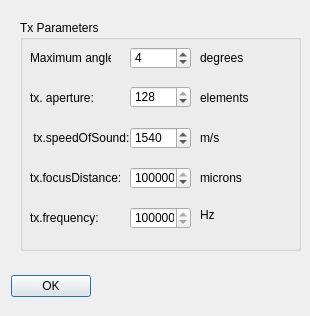
<?xml version="1.0" encoding="UTF-8"?>
<ui version="4.0">
 <class>cpwcParameters</class>
 <widget class="QDialog" name="cpwcParameters">
  <property name="geometry">
   <rect>
    <x>0</x>
    <y>0</y>
    <width>310</width>
    <height>316</height>
   </rect>
  </property>
  <property name="windowTitle">
   <string>CPWC Parameters</string>
  </property>
  <widget class="QDialogButtonBox" name="pb_tx_ok">
   <property name="geometry">
    <rect>
     <x>10</x>
     <y>270</y>
     <width>81</width>
     <height>32</height>
    </rect>
   </property>
   <property name="orientation">
    <enum>Qt::Horizontal</enum>
   </property>
   <property name="standardButtons">
    <set>QDialogButtonBox::Ok</set>
   </property>
  </widget>
  <widget class="QGroupBox" name="groupBox">
   <property name="geometry">
    <rect>
     <x>20</x>
     <y>20</y>
     <width>281</width>
     <height>231</height>
    </rect>
   </property>
   <property name="title">
    <string>Tx Parameters</string>
   </property>
   <widget class="QSpinBox" name="sb_cpwc_angle">
    <property name="geometry">
     <rect>
      <x>110</x>
      <y>27</y>
      <width>61</width>
      <height>22</height>
     </rect>
    </property>
    <property name="minimum">
     <number>2</number>
    </property>
    <property name="maximum">
     <number>24</number>
    </property>
    <property name="singleStep">
     <number>2</number>
    </property>
    <property name="value">
     <number>4</number>
    </property>
   </widget>
   <widget class="QLabel" name="tx_aperture">
    <property name="geometry">
     <rect>
      <x>10</x>
      <y>70</y>
      <width>71</width>
      <height>16</height>
     </rect>
    </property>
    <property name="text">
     <string>tx. aperture:</string>
    </property>
   </widget>
   <widget class="QLabel" name="label_2">
    <property name="geometry">
     <rect>
      <x>10</x>
      <y>110</y>
      <width>101</width>
      <height>16</height>
     </rect>
    </property>
    <property name="text">
     <string> tx.speedOfSound:</string>
    </property>
   </widget>
   <widget class="QSpinBox" name="sb_tx_aperture">
    <property name="geometry">
     <rect>
      <x>110</x>
      <y>66</y>
      <width>61</width>
      <height>22</height>
     </rect>
    </property>
    <property name="maximum">
     <number>128</number>
    </property>
    <property name="value">
     <number>128</number>
    </property>
   </widget>
   <widget class="QLabel" name="tx_angle">
    <property name="geometry">
     <rect>
      <x>10</x>
      <y>30</y>
      <width>81</width>
      <height>16</height>
     </rect>
    </property>
    <property name="text">
     <string>Maximum angle:</string>
    </property>
   </widget>
   <widget class="QLabel" name="label_4">
    <property name="geometry">
     <rect>
      <x>10</x>
      <y>150</y>
      <width>91</width>
      <height>16</height>
     </rect>
    </property>
    <property name="text">
     <string>tx.focusDistance:</string>
    </property>
   </widget>
   <widget class="QSpinBox" name="sb_tx_speedOfSound">
    <property name="geometry">
     <rect>
      <x>110</x>
      <y>107</y>
      <width>61</width>
      <height>22</height>
     </rect>
    </property>
    <property name="minimum">
     <number>1450</number>
    </property>
    <property name="maximum">
     <number>1650</number>
    </property>
    <property name="value">
     <number>1540</number>
    </property>
   </widget>
   <widget class="QSpinBox" name="sb_tx_focusDistance">
    <property name="geometry">
     <rect>
      <x>110</x>
      <y>147</y>
      <width>61</width>
      <height>22</height>
     </rect>
    </property>
    <property name="minimum">
     <number>0</number>
    </property>
    <property name="maximum">
     <number>262144</number>
    </property>
    <property name="singleStep">
     <number>65536</number>
    </property>
    <property name="value">
     <number>262144</number>
    </property>
   </widget>
   <widget class="QLabel" name="angle_unit">
    <property name="geometry">
     <rect>
      <x>180</x>
      <y>30</y>
      <width>71</width>
      <height>16</height>
     </rect>
    </property>
    <property name="text">
     <string>degrees</string>
    </property>
   </widget>
   <widget class="QLabel" name="angle_unit_2">
    <property name="geometry">
     <rect>
      <x>180</x>
      <y>70</y>
      <width>71</width>
      <height>16</height>
     </rect>
    </property>
    <property name="text">
     <string>elements</string>
    </property>
   </widget>
   <widget class="QLabel" name="angle_unit_3">
    <property name="geometry">
     <rect>
      <x>180</x>
      <y>110</y>
      <width>71</width>
      <height>16</height>
     </rect>
    </property>
    <property name="text">
     <string>m/s</string>
    </property>
   </widget>
   <widget class="QLabel" name="angle_unit_4">
    <property name="geometry">
     <rect>
      <x>180</x>
      <y>150</y>
      <width>71</width>
      <height>16</height>
     </rect>
    </property>
    <property name="text">
     <string>microns</string>
    </property>
   </widget>
   <widget class="QLabel" name="label_5">
    <property name="geometry">
     <rect>
      <x>10</x>
      <y>190</y>
      <width>91</width>
      <height>16</height>
     </rect>
    </property>
    <property name="text">
     <string>tx.frequency:</string>
    </property>
   </widget>
   <widget class="QLabel" name="angle_unit_5">
    <property name="geometry">
     <rect>
      <x>180</x>
      <y>187</y>
      <width>71</width>
      <height>16</height>
     </rect>
    </property>
    <property name="text">
     <string>Hz</string>
    </property>
   </widget>
   <widget class="QSpinBox" name="sb_tx_frequency">
    <property name="geometry">
     <rect>
      <x>110</x>
      <y>187</y>
      <width>61</width>
      <height>22</height>
     </rect>
    </property>
    <property name="minimum">
     <number>4000000</number>
    </property>
    <property name="maximum">
     <number>20000000</number>
    </property>
    <property name="singleStep">
     <number>500000</number>
    </property>
    <property name="value">
     <number>9500000</number>
    </property>
   </widget>
  </widget>
 </widget>
 <resources/>
 <connections>
  <connection>
   <sender>pb_tx_ok</sender>
   <signal>accepted()</signal>
   <receiver>cpwcParameters</receiver>
   <slot>accept()</slot>
   <hints>
    <hint type="sourcelabel">
     <x>248</x>
     <y>254</y>
    </hint>
    <hint type="destinationlabel">
     <x>157</x>
     <y>274</y>
    </hint>
   </hints>
  </connection>
  <connection>
   <sender>pb_tx_ok</sender>
   <signal>rejected()</signal>
   <receiver>cpwcParameters</receiver>
   <slot>reject()</slot>
   <hints>
    <hint type="sourcelabel">
     <x>316</x>
     <y>260</y>
    </hint>
    <hint type="destinationlabel">
     <x>286</x>
     <y>274</y>
    </hint>
   </hints>
  </connection>
 </connections>
</ui>
